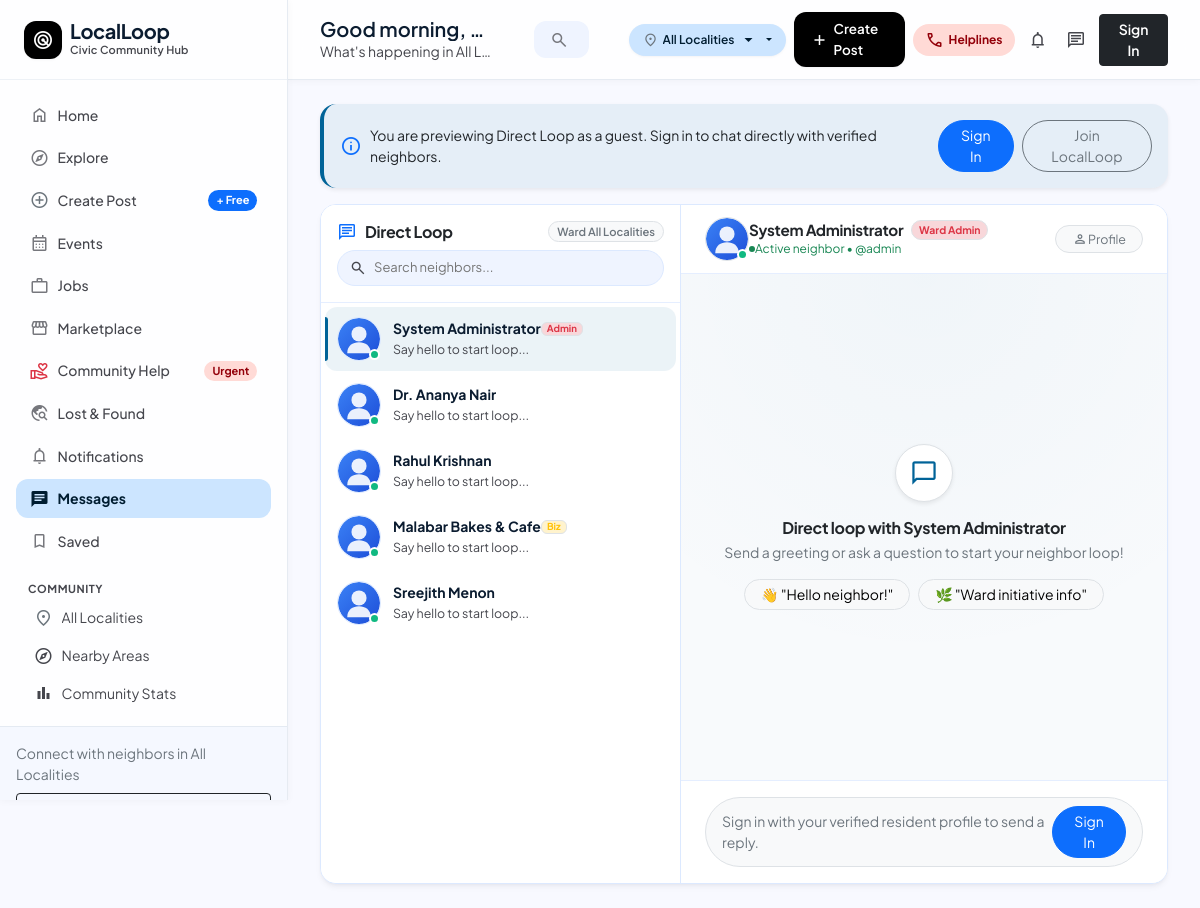
The app's page /messages.php with its own data.
### tables this page shows
CREATE TABLE IF NOT EXISTS `users` (
    `id` INT AUTO_INCREMENT PRIMARY KEY,
    `name` VARCHAR(100) NOT NULL,
    `username` VARCHAR(50) NOT NULL UNIQUE,
    `email` VARCHAR(150) NOT NULL UNIQUE,
    `phone` VARCHAR(20) DEFAULT NULL,
    `password_hash` VARCHAR(255) NOT NULL,
    `area_id` INT DEFAULT NULL,
    `profile_photo` VARCHAR(255) DEFAULT 'default-avatar.png',
    `bio` TEXT DEFAULT NULL,
    `role` ENUM('user', 'business', 'admin') NOT NULL DEFAULT 'user',
    `status` ENUM('active', 'warned', 'suspended') NOT NULL DEFAULT 'active',
    `reputation_points` INT NOT NULL DEFAULT 50,
    `created_at` TIMESTAMP DEFAULT CURRENT_TIMESTAMP,
    `updated_at` TIMESTAMP DEFAULT CURRENT_TIMESTAMP ON UPDATE CURRENT_TIMESTAMP,
    FOREIGN KEY (`area_id`) REFERENCES `areas`(`id`) ON DELETE SET NULL
);

### includes/auth.php (called while the page is built, shortened)
<?php
function is_logged_in() {
    return isset($_SESSION['user_id']) && !empty($_SESSION['user_id']);
}
function current_user($pdo) {
    if (!is_logged_in() || !$pdo) {
        return null;
    }
}

### includes/functions.php (called while the page is built, shortened)
<?php
function get_avatar_url($photoName) {
    $fullPath = UPLOAD_DIR . '/profiles/' . $photoName;
    return BASE_URL . '/assets/images/default-avatar.svg';
}

### messages.php (the view, shortened to what this page needs)
<?php
require_once __DIR__ . '/includes/auth.php';
require_once __DIR__ . '/includes/functions.php';
global $pdo;
$currentUser = current_user($pdo);
$activeContact = null;
$conversations = [];
$messages = [];
$myId = $currentUser ? (int)$currentUser['id'] : 0;
if ($pdo) {
    try {
        if (!$activeContact) {
            $fallbackStmt = $pdo->prepare("SELECT * FROM users WHERE id != ? AND status = 'active' ORDER BY reputation_points DESC LIMIT 1");
            $fallbackStmt->execute([$myId]);
            $activeContact = $fallbackStmt->fetch();
        }
        $convQuery = "SELECT u.id, u.name, u.username, u.profile_photo, u.role,
                             (SELECT message FROM messages WHERE (sender_id = u.id AND receiver_id = ?) OR (sender_id = ? AND receiver_id = u.id) ORDER BY created_at DESC LIMIT 1) as last_message,
                             (SELECT created_at FROM messages WHERE (sender_id = u.id AND receiver_id = ?) OR (sender_id = ? AND receiver_id = u.id) ORDER BY created_at DESC LIMIT 1) as last_message_time,
                             (SELECT COUNT(*) FROM messages WHERE sender_id = u.id AND receiver_id = ? AND is_read = 0) as unread_count
                      FROM users u
                      WHERE u.id != ? AND u.status = 'active'
                      ORDER BY (last_message_time IS NOT NULL) DESC, last_message_time DESC, u.reputation_points DESC
                      LIMIT 25";
        $convStmt = $pdo->prepare($convQuery);
        $convStmt->execute([$myId, $myId, $myId, $myId, $myId, $myId]);
        $conversations = $convStmt->fetchAll();
        if ($activeContact) {
            $msgQuery = "SELECT m.*, u.name as sender_name, u.profile_photo as sender_avatar
                         FROM messages m
                         JOIN users u ON m.sender_id = u.id
                         WHERE (m.sender_id = ? AND m.receiver_id = ?)
                            OR (m.sender_id = ? AND m.receiver_id = ?)
                         ORDER BY m.created_at ASC";
            $msgStmt = $pdo->prepare($msgQuery);
            $msgStmt->execute([$myId, $activeContact['id'], $activeContact['id'], $myId]);
            $messages = $msgStmt->fetchAll();
        }
    } catch (Exception $e) {
        $chatError = $e->getMessage();
    }
}
require_once __DIR__ . '/includes/header.php';
?>
<div class="messages-page-wrapper">
    <?php if (!$currentUser): ?>
        <div class="alert alert-info border-0 shadow-sm rounded-4 mb-3 d-flex align-items-center justify-content-between p-3" style="background: rgba(0, 99, 152, 0.08); border-left: 4px solid var(--secondary) !important;">
            <div class="d-flex align-items-center gap-2">
                <span class="material-symbols-outlined text-primary" style="font-size: 22px;">info</span>
                <span class="small text-dark font-medium">You are previewing Direct Loop as a guest. Sign in to chat directly with verified neighbors.</span>
            </div>
            <div class="d-flex align-items-center gap-2">
                <a href="<?= BASE_URL ?>/login.php" class="btn btn-sm btn-primary rounded-pill px-3">Sign In</a>
                <a href="<?= BASE_URL ?>/register.php" class="btn btn-sm btn-outline-secondary rounded-pill px-3">Join LocalLoop</a>
            </div>
        </div>
    <?php endif; ?>
    <div class="messages-card-container">
        <div class="chat-conversations-pane <?= (isset($_GET['user']) && !empty($_GET['user'])) ? 'hide-mobile' : '' ?>" id="conversationsPane">
            <div class="chat-conversations-header">
                <div class="d-flex align-items-center justify-content-between mb-2">
                    <div class="d-flex align-items-center gap-2">
                        <span class="material-symbols-outlined text-primary" style="font-size: 20px;">chat</span>
                        <h6 class="fw-bold mb-0 text-dark">Direct Loop</h6>
                    </div>
                    <span class="badge rounded-pill bg-light text-secondary border px-2 py-1" style="font-size: 0.7rem; font-weight: 600;">
                        Ward <?= htmlspecialchars($currentAreaName ?? 'Local Ward') ?>
                    </span>
                </div>
                <div class="chat-search-wrap">
                    <input type="text" id="chatSearchInput" class="chat-search-input" placeholder="Search neighbors..." autocomplete="off">
                </div>
            </div>
            <div class="chat-conversations-list" id="conversationsList">
                <?php if (empty($conversations)): ?>
                    <div class="p-4 text-center my-auto">
                        <span class="material-symbols-outlined text-muted mb-2" style="font-size: 36px;">group_off</span>
                        <p class="text-secondary small mb-0">No other neighbors found in this loop yet.</p>
                    </div>
                <?php else: ?>
                    <?php foreach ($conversations as $c):
                        $isSelected = ($activeContact && $activeContact['id'] == $c['id']);
                        $avatarUrl = get_avatar_url($c['profile_photo']);
                    ?>
                        <a href="<?= BASE_URL ?>/messages.php?user=<?= urlencode($c['username']) ?>"
                           class="chat-conv-item <?= $isSelected ? 'active' : '' ?>"
                           data-name="<?= strtolower(htmlspecialchars($c['name'])) ?>"
                           data-username="<?= strtolower(htmlspecialchars($c['username'])) ?>">
                            <div class="chat-avatar-wrap">
                                <img src="<?= $avatarUrl ?>" alt="<?= htmlspecialchars($c['name']) ?>" class="chat-avatar-img">
                                <span class="chat-online-dot"></span>
                            </div>
                            <div class="chat-conv-info">
                                <div class="d-flex align-items-center gap-1.5">
                                    <span class="chat-conv-name"><?= htmlspecialchars($c['name']) ?></span>
                                    <?php if ($c['role'] === 'admin'): ?>
                                        <span class="badge bg-danger-subtle text-danger border" style="font-size: 0.6rem; padding: 1px 5px;">Admin</span>
                                    <?php elseif ($c['role'] === 'business'): ?>
                                        <span class="badge bg-warning-subtle text-warning border" style="font-size: 0.6rem; padding: 1px 5px;">Biz</span>
                                    <?php endif; ?>
                                </div>
                                <div class="chat-conv-preview">
                                    <?= htmlspecialchars($c['last_message'] ?: 'Say hello to start loop...') ?>
                                </div>
                            </div>
                        </a>
                    <?php endforeach; ?>
                <?php endif; ?>
            </div>
        </div>
        <div class="chat-active-pane <?= !isset($_GET['user']) ? 'd-none d-md-flex' : '' ?>" id="chatActivePane">
            <?php if ($activeContact): ?>
                <div class="chat-active-header">
                    <div class="d-flex align-items-center gap-2.5">
                        <div class="chat-avatar-wrap">
                            <img src="<?= get_avatar_url($activeContact['profile_photo']) ?>" width="44" height="44" class="rounded-circle border" style="object-fit: cover;" alt="<?= htmlspecialchars($activeContact['name']) ?>">
                            <span class="chat-online-dot"></span>
                        </div>
                        <div>
                            <div class="d-flex align-items-center gap-2">
                                <h6 class="fw-bold mb-0 text-dark" style="font-size: 0.95rem;"><?= htmlspecialchars($activeContact['name']) ?></h6>
                                <?php if ($activeContact['role'] === 'admin'): ?>
                                    <span class="badge bg-danger-subtle text-danger border rounded-pill" style="font-size: 0.65rem;">Ward Admin</span>
                                <?php elseif ($activeContact['role'] === 'business'): ?>
                                    <span class="badge bg-warning-subtle text-dark border rounded-pill" style="font-size: 0.65rem;">Local Business</span>
                                <?php endif; ?>
                            </div>
                            <div class="text-success small d-flex align-items-center gap-1.5" style="font-size: 0.75rem;">
                                <span class="d-inline-block rounded-circle bg-success" style="width: 6px; height: 6px;"></span>
                                <span>Active neighbor &bull; @<?= htmlspecialchars($activeContact['username']) ?></span>
                            </div>
                        </div>
                    </div>
                    <div class="d-flex align-items-center gap-2">
                        <a href="<?= BASE_URL ?>/profile.php?user=<?= urlencode($activeContact['username']) ?>" class="btn btn-sm btn-light border rounded-pill px-3 py-1.5 text-secondary d-flex align-items-center gap-1.5" style="font-size: 0.78rem;">
                            <span class="material-symbols-outlined" style="font-size: 16px;">person</span>
                            <span class="d-none d-sm-inline">Profile</span>
                        </a>
                    </div>
                </div>
                <div class="chat-active-body" id="chatMessageThread">
                    <?php if (empty($messages)): ?>
                        <div class="text-center my-auto py-5">
                            <div class="rounded-circle bg-white shadow-sm border mx-auto mb-3 d-flex align-items-center justify-content-center" style="width: 58px; height: 58px; color: var(--secondary);">
                                <span class="material-symbols-outlined" style="font-size: 28px;">chat_bubble</span>
                            </div>
                            <h6 class="fw-bold text-dark mb-1">Direct loop with <?= htmlspecialchars($activeContact['name']) ?></h6>
                            <p class="text-secondary small mb-3">Send a greeting or ask a question to start your neighbor loop!</p>
                            <div class="d-flex flex-wrap justify-content-center gap-2">
                                <button type="button" class="btn btn-sm btn-light border rounded-pill px-3 small" onclick="quickMessage('Hello neighbor! How are things on your street?')">👋 "Hello neighbor!"</button>
                                <button type="button" class="btn btn-sm btn-light border rounded-pill px-3 small" onclick="quickMessage('Hey, wanted to ask about the ward community initiative!')">🌿 "Ward initiative info"</button>
                            </div>
                        </div>
                    <?php endif; ?>
                </div>
                <div class="chat-active-footer">
                    <?php if ($currentUser): ?>
                        <form method="POST" action="<?= BASE_URL ?>/messages.php?user=<?= urlencode($activeContact['username']) ?>" class="d-flex align-items-center gap-2" id="chatMessageForm">
                            <?= csrf_field() ?>
                            <input type="hidden" name="send_message" value="1">
                            <input type="hidden" name="recipient_id" value="<?= (int)$activeContact['id'] ?>">
                            <button type="button" class="chat-icon-btn" title="Attach file or photo" onclick="alert('File attachment supported in verified ward loops.')">
                                <span class="material-symbols-outlined" style="font-size: 20px;">attach_file</span>
                            </button>
                            <button type="button" class="chat-icon-btn" title="Add emoji" onclick="addEmoji('😊')">
                                <span class="material-symbols-outlined" style="font-size: 20px;">sentiment_satisfied</span>
                            </button>
                            <input type="text" name="message" id="chatMsgInput" class="chat-input-pill" placeholder="Type a message to <?= htmlspecialchars($activeContact['name']) ?>..." required autocomplete="off">
                            <button type="submit" class="chat-btn-send">
                                <span>Send</span>
                                <span class="material-symbols-outlined" style="font-size: 16px;">send</span>
                            </button>
                        </form>
                    <?php else: ?>
                        <div class="d-flex align-items-center justify-content-between p-2 rounded-pill bg-light border px-3">
                            <span class="small text-secondary">Sign in with your verified resident profile to send a reply.</span>
                            <a href="<?= BASE_URL ?>/login.php" class="btn btn-sm btn-primary rounded-pill px-3">Sign In</a>
                        </div>
                    <?php endif; ?>
                </div>
            <?php endif; ?>
        </div>
    </div>
</div>
<?php require_once __DIR__ . '/includes/footer.php'; ?>

### records on screen
users: name "System Administrator", role "Admin", last_message "Say hello to start loop...", username "admin"
users: name "Dr. Ananya Nair", last_message "Say hello to start loop..."
users: name "Rahul Krishnan", last_message "Say hello to start loop..."
users: name "Malabar Bakes & Cafe", role "Biz", last_message "Say hello to start loop..."
users: name "Sreejith Menon", last_message "Say hello to start loop..."

### other values on screen
$currentAreaName "All Localities"
$timeGreeting "Good morning"
$currentAreaName "All L…"
